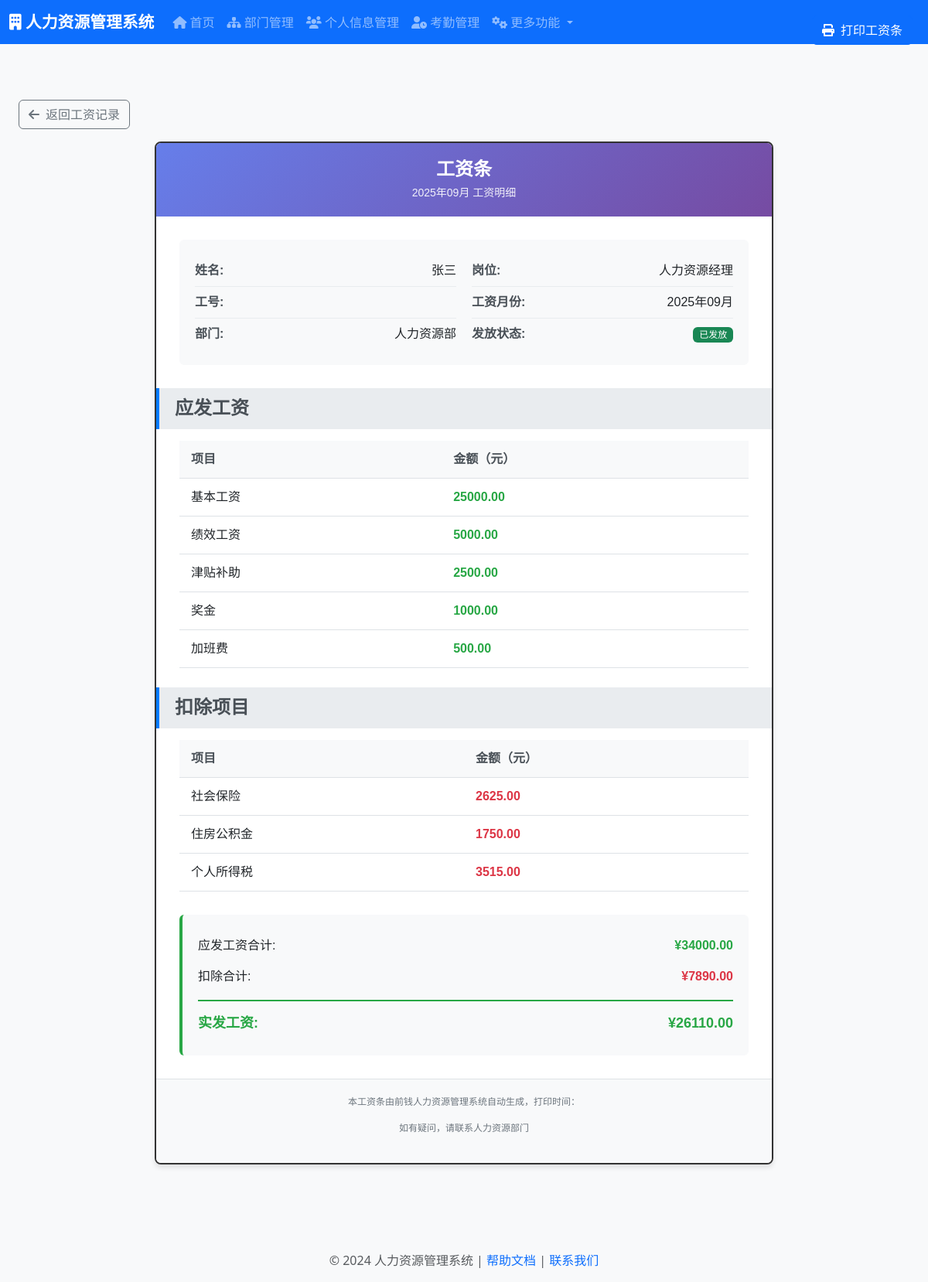
Screenshot of /salary/slip/1/2025-09/ with the database file from the repository.
### personal/models.py (models this page shows, shortened)
class Personal(models.Model):
    GENDER_CHOICES = [
        (1, '男'),
        (2, '女'),
    ]
    EDUCATION_CHOICES = [
        (1, '小学'),
        (2, '初中'),
        (3, '高中'),
        (4, '中专'),
        (5, '大专'),
        (6, '本科'),
        (7, '硕士'),
        (8, '博士'),
    ]
    WORK_STATUS_CHOICES = [
        (1, '在职'),
        (2, '离职'),
        (3, '休假'),
        (4, '试用期'),
    ]
    name = models.CharField(max_length=255, verbose_name='员工姓名')
    gender = models.IntegerField(choices=GENDER_CHOICES, verbose_name='性别(1:男，2:女)')
    birthday = models.CharField(max_length=255, verbose_name='生日')
    phone = models.CharField(max_length=255, verbose_name='电话号码')
    age = models.IntegerField(verbose_name='年龄')
    email = models.EmailField(verbose_name='Email')
    identity = models.CharField(max_length=255, verbose_name='身份证号')
    education = models.IntegerField(choices=EDUCATION_CHOICES, verbose_name='学历')
    school = models.CharField(max_length=255, verbose_name='毕业院校')
    beginDate = models.CharField(max_length=255, verbose_name='入职日期')
    workStatus = models.IntegerField(choices=WORK_STATUS_CHOICES, verbose_name='工作状态')
    station = models.ForeignKey(Station, db_column='stationId', on_delete=models.CASCADE)
    class Meta:
        db_table = 't_personal'
        verbose_name = '员工表'

### department/models.py (models this page shows)
class Department(models.Model):
    departmentName = models.CharField(max_length=255, unique=True)
    description = models.TextField()
    class Meta:
        db_table = 't_department'

### station/models.py (models this page shows, shortened)
class Station(models.Model):
    stationName = models.CharField(max_length=50)
    description = models.TextField()
    department = models.ForeignKey(Department,db_column='departmentId', on_delete=models.CASCADE)
    class Meta:
        db_table = 't_station'

### salary_management/models.py (models this page shows, shortened)
class MonthlySalary(models.Model):
    STATUS_CHOICES = [
        ('DRAFT', '草稿'),
        ('CALCULATED', '已计算'),
        ('APPROVED', '已审批'),
        ('PAID', '已发放'),
    ]
    employee = models.ForeignKey(
        Personal, on_delete=models.CASCADE,
        verbose_name='员工', related_name='monthly_salaries'
    )
    salary_month = models.DateField(verbose_name='工资月份')
    basic_salary = models.DecimalField(
        max_digits=10, decimal_places=2,
        validators=[MinValueValidator(Decimal('0'))],
        verbose_name='基本工资'
    )
    performance_salary = models.DecimalField(
        max_digits=10, decimal_places=2, default=0,
        validators=[MinValueValidator(Decimal('0'))],
        verbose_name='绩效工资'
    )
    allowance = models.DecimalField(
        max_digits=10, decimal_places=2, default=0,
        validators=[MinValueValidator(Decimal('0'))],
        verbose_name='津贴补贴'
    )
    bonus = models.DecimalField(
        max_digits=10, decimal_places=2, default=0,
        validators=[MinValueValidator(Decimal('0'))],
        verbose_name='奖金'
    )
    overtime_pay = models.DecimalField(
        max_digits=10, decimal_places=2, default=0,
        validators=[MinValueValidator(Decimal('0'))],
        verbose_name='加班费'
    )
    gross_salary = models.DecimalField(
        max_digits=10, decimal_places=2,
        validators=[MinValueValidator(Decimal('0'))],
        verbose_name='应发工资'
    )
    social_insurance = models.DecimalField(
        max_digits=10, decimal_places=2, default=0,
        validators=[MinValueValidator(Decimal('0'))],
        verbose_name='社会保险'
    )
    housing_fund = models.DecimalField(
        max_digits=10, decimal_places=2, default=0,
        validators=[MinValueValidator(Decimal('0'))],
        verbose_name='住房公积金'
    )
    income_tax = models.DecimalField(
        max_digits=10, decimal_places=2, default=0,
        validators=[MinValueValidator(Decimal('0'))],
        verbose_name='个人所得税'
    )
    other_deduction = models.DecimalField(
        max_digits=10, decimal_places=2, default=0,
        validators=[MinValueValidator(Decimal('0'))],
        verbose_name='其他扣款'
    )
    total_deduction = models.DecimalField(
        max_digits=10, decimal_places=2,
        validators=[MinValueValidator(Decimal('0'))],
        verbose_name='扣款合计'
    )
    net_salary = models.DecimalField(
        max_digits=10, decimal_places=2,
        validators=[MinValueValidator(Decimal('0'))],
        verbose_name='实发工资'
    )
    status = models.CharField(
        max_length=20, choices=STATUS_CHOICES,
        default='DRAFT', verbose_name='状态'
    )
    pay_date = models.DateField(null=True, blank=True, verbose_name='发放日期')
    bank_account = models.CharField(
        max_length=50, blank=True, verbose_name='银行账号'
    )
    remarks = models.TextField(blank=True, verbose_name='备注')
    created_at = models.DateTimeField(auto_now_add=True, verbose_name='创建时间')
    updated_at = models.DateTimeField(auto_now=True, verbose_name='更新时间')
    class Meta:
        db_table = 't_monthly_salary'
        verbose_name = '月度工资记录'
        verbose_name_plural = '月度工资记录'
        ordering = ['-salary_month', 'employee__name']
        unique_together = ['employee', 'salary_month']

### salary_management/views.py (the view)
# urls.py: path('slip/<int:employee_id>/<str:salary_month>/', views.salary_slip, name='salary_slip'),
def salary_slip(request, employee_id, salary_month):
    try:
        month_date = datetime.strptime(salary_month, '%Y-%m').date().replace(day=1)
        slip_data = SalaryReportService.generate_salary_slip(employee_id, month_date)
        context = {
            'slip_data': slip_data,
        }
        return render(request, 'salary_management/salary_slip.html', context)
    except ValueError as e:
        messages.error(request, str(e))
        return redirect('salary_management:monthly_list')

### salary_management/services.py (called while the page is built)
    @classmethod
    def generate_salary_slip(cls, employee_id, salary_month):
        try:
            employee = Personal.objects.get(id=employee_id)
            monthly_salary = MonthlySalary.objects.get(
                employee=employee,
                salary_month=salary_month
            )
            return {
                'employee': employee,
                'monthly_salary': monthly_salary,
                'salary_month': salary_month,
                'department': employee.station.department if employee.station else None,
                'station': employee.station
            }
        except Personal.DoesNotExist:
            raise ValueError(f"员工ID {employee_id} 不存在")
        except MonthlySalary.DoesNotExist:
            raise ValueError(f"员工 {employee.name} 在 {salary_month} 没有工资记录")

### templates/salary_management/salary_slip.html (shortened to what this page needs)
{% extends 'base.html' %}
{% load static %}
{% block content %}
<div class="container-fluid py-4">
    <button class="btn btn-primary print-btn no-print" onclick="window.print()">
        <i class="fas fa-print me-2"></i>打印工资条
    </button>
    <div class="row mb-3 no-print">
        <div class="col-12">
            <a href="{% url 'salary_management:monthly_list' %}" class="btn btn-outline-secondary">
                <i class="fas fa-arrow-left me-2"></i>返回工资记录
            </a>
        </div>
    </div>
    <div class="salary-slip">
        <div class="slip-header">
            <h2>工资条</h2>
            <p>{{ slip_data.salary_month|date:'Y年m月' }} 工资明细</p>
        </div>
        <div class="slip-body">
            <div class="employee-info">
                <div>
                    <div class="info-item">
                        <span class="info-label">姓名:</span>
                        <span class="info-value">{{ slip_data.employee.name }}</span>
                    </div>
                    <div class="info-item">
                        <span class="info-label">工号:</span>
                    </div>
                    <div class="info-item">
                        <span class="info-label">部门:</span>
                        <span class="info-value">{{ slip_data.department.departmentName|default:'未分配' }}</span>
                    </div>
                </div>
                <div>
                    <div class="info-item">
                        <span class="info-label">岗位:</span>
                        <span class="info-value">{{ slip_data.station.stationName|default:'未分配' }}</span>
                    </div>
                    <div class="info-item">
                        <span class="info-label">工资月份:</span>
                        <span class="info-value">{{ slip_data.salary_month|date:'Y年m月' }}</span>
                    </div>
                    <div class="info-item">
                        <span class="info-label">发放状态:</span>
                        <span class="info-value">
                            {% if slip_data.monthly_salary.status == 'DRAFT' %}
                                <span class="badge bg-secondary">草稿</span>
                            {% elif slip_data.monthly_salary.status == 'CONFIRMED' %}
                                <span class="badge bg-warning">已确认</span>
                            {% elif slip_data.monthly_salary.status == 'PAID' %}
                                <span class="badge bg-success">已发放</span>
                            {% endif %}
                        </span>
                    </div>
                </div>
            </div>
            <div class="salary-details">
                <div class="salary-section">
                    <h4 class="section-title">应发工资</h4>
                    <table class="salary-table">
                        <thead>
                            <tr>
                                <th>项目</th>
                                <th class="amount">金额（元）</th>
                            </tr>
                        </thead>
                        <tbody>
                            <tr>
                                <td>基本工资</td>
                                <td class="amount positive">{{ slip_data.monthly_salary.basic_salary|floatformat:2 }}</td>
                            </tr>
                            <tr>
                                <td>绩效工资</td>
                                <td class="amount positive">{{ slip_data.monthly_salary.performance_salary|floatformat:2 }}</td>
                            </tr>
                            <tr>
                                <td>津贴补助</td>
                                <td class="amount positive">{{ slip_data.monthly_salary.allowance|floatformat:2 }}</td>
                            </tr>
                            {% if slip_data.monthly_salary.bonus > 0 %}
                            <tr>
                                <td>奖金</td>
                                <td class="amount positive">{{ slip_data.monthly_salary.bonus|floatformat:2 }}</td>
                            </tr>
                            {% endif %}
                            {% if slip_data.monthly_salary.overtime_pay > 0 %}
                            <tr>
                                <td>加班费</td>
                                <td class="amount positive">{{ slip_data.monthly_salary.overtime_pay|floatformat:2 }}</td>
                            </tr>
                            {% endif %}
                        </tbody>
                    </table>
                </div>
                <div class="salary-section">
                    <h4 class="section-title">扣除项目</h4>
                    <table class="salary-table">
                        <thead>
                            <tr>
                                <th>项目</th>
                                <th class="amount">金额（元）</th>
                            </tr>
                        </thead>
                        <tbody>
                            <tr>
                                <td>社会保险</td>
                                <td class="amount negative">{{ slip_data.monthly_salary.social_insurance|floatformat:2 }}</td>
                            </tr>
                            <tr>
                                <td>住房公积金</td>
                                <td class="amount negative">{{ slip_data.monthly_salary.housing_fund|floatformat:2 }}</td>
                            </tr>
                            <tr>
                                <td>个人所得税</td>
                                <td class="amount negative">{{ slip_data.monthly_salary.income_tax|floatformat:2 }}</td>
                            </tr>
                        </tbody>
                    </table>
                </div>
            </div>
            <div class="summary-section">
                <div class="summary-row">
                    <span>应发工资合计:</span>
                    <span class="amount positive">¥{{ slip_data.monthly_salary.gross_salary|floatformat:2 }}</span>
                </div>
                <div class="summary-row">
                    <span>扣除合计:</span>
                    <span class="amount negative">¥{{ slip_data.monthly_salary.total_deduction|floatformat:2 }}</span>
                </div>
                <div class="summary-row total">
                    <span>实发工资:</span>
                    <span class="amount">¥{{ slip_data.monthly_salary.net_salary|floatformat:2 }}</span>
                </div>
            </div>
        </div>
        <div class="slip-footer">
            <p>本工资条由前钱人力资源管理系统自动生成，打印时间：{{ "now"|date:"Y-m-d H:i:s" }}</p>
            <p>如有疑问，请联系人力资源部门</p>
        </div>
    </div>
</div>
{% endblock %}

### static/css/style.css (style rules this page uses)
body { font-family: 'Microsoft YaHei', 'Segoe UI', Tahoma, Geneva, Verdana, sans-serif; background-color: #f8f9fa; }
.btn { border-radius: 6px; font-weight: 500; transition: all 0.3s ease; }
.badge { font-weight: 500; }

### templates/salary_management/salary_slip.html (style rules this page uses)
.salary-slip { background: white; border: 2px solid #333; border-radius: 8px; box-shadow: 0 4px 6px rgba(0, 0, 0, 0.1); font-family: 'Microsoft YaHei', Arial, sans-serif; max-width: 800px; margin: 0 auto; }
.slip-header { background: linear-gradient(135deg, #667eea 0%, #764ba2 100%); color: white; padding: 20px; text-align: center; border-radius: 6px 6px 0 0; }
.slip-header h2 { margin: 0; font-size: 24px; font-weight: bold; }
.slip-header p { margin: 5px 0 0 0; font-size: 14px; opacity: 0.9; }
.slip-body { padding: 30px; }
.employee-info { display: grid; grid-template-columns: 1fr 1fr; gap: 20px; margin-bottom: 30px; padding: 20px; background: #f8f9fa; border-radius: 6px; }
.info-item { display: flex; justify-content: space-between; align-items: center; padding: 8px 0; border-bottom: 1px solid #e9ecef; }
.info-item:last-child { border-bottom: none; }
.info-label { font-weight: bold; color: #495057; min-width: 80px; }
.info-value { color: #212529; font-weight: 500; }
.salary-details { margin-bottom: 30px; }
.salary-section { margin-bottom: 25px; }
.section-title { background: #e9ecef; padding: 12px 20px; margin: 0 -30px 15px -30px; font-weight: bold; color: #495057; border-left: 4px solid #007bff; }
.salary-table { width: 100%; border-collapse: collapse; margin-bottom: 20px; }
.salary-table th, .salary-table td { padding: 12px 15px; text-align: left; border-bottom: 1px solid #dee2e6; }
.salary-table th { background: #f8f9fa; font-weight: bold; color: #495057; }
.amount { font-weight: bold; text-align: right; }
.amount.positive { color: #28a745; }
.amount.negative { color: #dc3545; }
.summary-section { background: #f8f9fa; padding: 20px; border-radius: 6px; border-left: 4px solid #28a745; }
.summary-row { display: flex; justify-content: space-between; align-items: center; padding: 8px 0; font-size: 16px; }
.summary-row.total { border-top: 2px solid #28a745; margin-top: 10px; padding-top: 15px; font-size: 18px; font-weight: bold; color: #28a745; }
.slip-footer { padding: 20px 30px; border-top: 1px solid #dee2e6; background: #f8f9fa; border-radius: 0 0 6px 6px; text-align: center; color: #6c757d; font-size: 12px; }
.print-btn { position: fixed; top: 20px; right: 20px; z-index: 1000; }

### rows the page displays
Personal: employee.name "张三"
Department: department.departmentName "人力资源部"
Station: station.stationName "人力资源经理"
MonthlySalary: monthly_salary.basic_salary "25000.00", monthly_salary.performance_salary "5000.00", monthly_salary.allowance "2500.00", monthly_salary.bonus "1000.00", monthly_salary.overtime_pay "500.00", monthly_salary.social_insurance "2625.00", monthly_salary.housing_fund "1750.00", monthly_salary.income_tax "3515.00", monthly_salary.gross_salary "34000.00", monthly_salary.total_deduction "7890.00", monthly_salary.net_salary "26110.00"

### other values shown
{{ slip_data.salary_month|date:'Y年m月' }} "2025年09月"
